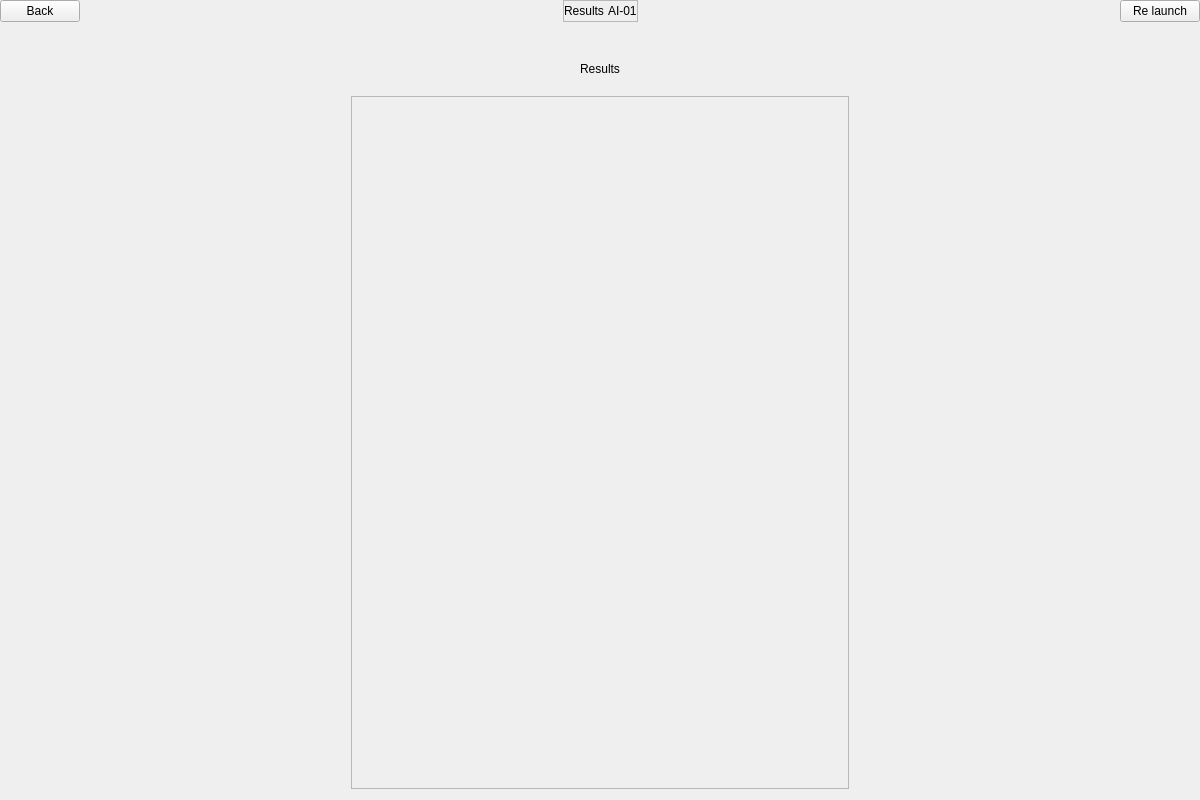
<?xml version="1.0" encoding="UTF-8"?>
<ui version="4.0">
 <class>ai_results</class>
 <widget class="QWidget" name="ai_results">
  <property name="geometry">
   <rect>
    <x>0</x>
    <y>0</y>
    <width>1200</width>
    <height>800</height>
   </rect>
  </property>
  <property name="windowTitle">
   <string>Loggin</string>
  </property>
  <property name="styleSheet">
   <string notr="true"/>
  </property>
  <layout class="QVBoxLayout" name="verticalLayout_2">
   <property name="spacing">
    <number>20</number>
   </property>
   <property name="leftMargin">
    <number>0</number>
   </property>
   <property name="topMargin">
    <number>0</number>
   </property>
   <property name="rightMargin">
    <number>0</number>
   </property>
   <item>
    <layout class="QHBoxLayout" name="ly_navigator" stretch="1,0,1">
     <property name="spacing">
      <number>0</number>
     </property>
     <property name="topMargin">
      <number>0</number>
     </property>
     <property name="rightMargin">
      <number>0</number>
     </property>
     <item alignment="Qt::AlignLeft">
      <widget class="NavigatorButton" name="bt_back">
       <property name="text">
        <string>Back</string>
       </property>
      </widget>
     </item>
     <item>
      <widget class="QFrame" name="c_title">
       <property name="frameShape">
        <enum>QFrame::StyledPanel</enum>
       </property>
       <property name="frameShadow">
        <enum>QFrame::Raised</enum>
       </property>
       <layout class="QHBoxLayout" name="horizontalLayout">
        <property name="spacing">
         <number>4</number>
        </property>
        <property name="leftMargin">
         <number>0</number>
        </property>
        <property name="topMargin">
         <number>0</number>
        </property>
        <property name="rightMargin">
         <number>0</number>
        </property>
        <property name="bottomMargin">
         <number>0</number>
        </property>
        <item>
         <widget class="Label" name="lb_title">
          <property name="text">
           <string>Results</string>
          </property>
         </widget>
        </item>
        <item>
         <widget class="Label" name="lb_ai_name">
          <property name="text">
           <string>AI-01</string>
          </property>
         </widget>
        </item>
       </layout>
      </widget>
     </item>
     <item alignment="Qt::AlignRight">
      <widget class="NavigatorButton" name="bt_relaunch">
       <property name="text">
        <string>Re launch</string>
       </property>
      </widget>
     </item>
    </layout>
   </item>
   <item>
    <layout class="QHBoxLayout" name="ly_center" stretch="2,3,2">
     <property name="leftMargin">
      <number>20</number>
     </property>
     <property name="rightMargin">
      <number>20</number>
     </property>
     <item>
      <spacer name="horizontalSpacer">
       <property name="orientation">
        <enum>Qt::Horizontal</enum>
       </property>
       <property name="sizeHint" stdset="0">
        <size>
         <width>40</width>
         <height>20</height>
        </size>
       </property>
      </spacer>
     </item>
     <item>
      <layout class="QVBoxLayout" name="ly_results">
       <property name="topMargin">
        <number>20</number>
       </property>
       <item alignment="Qt::AlignHCenter">
        <widget class="Label" name="lb_results">
         <property name="text">
          <string>Results</string>
         </property>
        </widget>
       </item>
       <item>
        <widget class="QScrollArea" name="sc_results">
         <property name="widgetResizable">
          <bool>true</bool>
         </property>
         <widget class="QWidget" name="c_results">
          <property name="geometry">
           <rect>
            <x>0</x>
            <y>0</y>
            <width>488</width>
            <height>704</height>
           </rect>
          </property>
          <layout class="QVBoxLayout" name="verticalLayout_3">
           <item>
            <layout class="QVBoxLayout" name="ly_results_content"/>
           </item>
           <item>
            <spacer name="verticalSpacer_2">
             <property name="orientation">
              <enum>Qt::Vertical</enum>
             </property>
             <property name="sizeHint" stdset="0">
              <size>
               <width>20</width>
               <height>40</height>
              </size>
             </property>
            </spacer>
           </item>
          </layout>
         </widget>
        </widget>
       </item>
      </layout>
     </item>
     <item>
      <spacer name="horizontalSpacer_2">
       <property name="orientation">
        <enum>Qt::Horizontal</enum>
       </property>
       <property name="sizeHint" stdset="0">
        <size>
         <width>40</width>
         <height>20</height>
        </size>
       </property>
      </spacer>
     </item>
    </layout>
   </item>
  </layout>
 </widget>
 <customwidgets>
  <customwidget>
   <class>Label</class>
   <extends>QLabel</extends>
   <header>.promoted.label</header>
  </customwidget>
  <customwidget>
   <class>NavigatorButton</class>
   <extends>QPushButton</extends>
   <header>.promoted.navigator_button</header>
  </customwidget>
 </customwidgets>
 <resources/>
 <connections/>
</ui>
